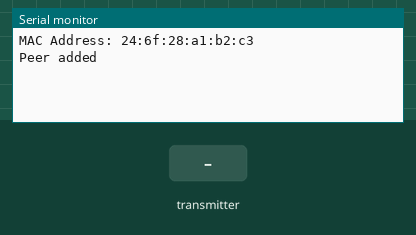
The program below on a simulated ESP32. Shown: the last lines printed to the serial monitor. The inputs (shaded band) are chosen by the test bench.

Above: at 6.2 s.
6.3 s: the transmitter starts sending receivedNumber = 0
At 6.61 s:
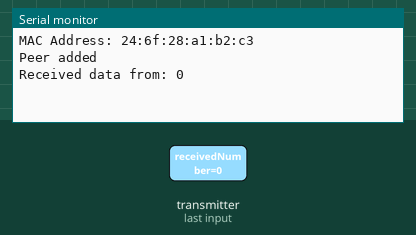
8.3 s: the transmitter starts sending receivedNumber = 1024
At 8.61 s:
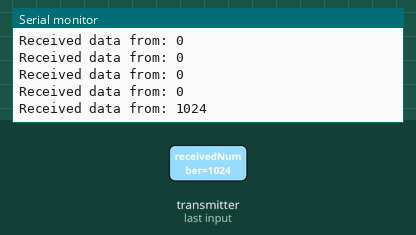

Measured:
- after the input at 6.3 s, the serial monitor: prints a new line at once (image 1)
- after the input at 8.3 s, the serial monitor: prints a new line at once (image 2)

The program:

main.cpp
```cpp
//Mac Adresse Remote: 30:C9:22:EC:BE:AC
#include <Arduino.h>
#include <WiFi.h>
#include <esp_now.h>
#include <esp_wifi.h>
int answer = 5;

uint8_t remoteMac[6] = {0x30, 0xC9, 0x22, 0xEC, 0xB9, 0x80};
void readMacAdress();
void onDataReceive(const uint8_t * mac, const uint8_t * data, int len) {
  Serial.print("Received data from: ");
  int receivedNumber;
  memcpy(&receivedNumber, data, sizeof(receivedNumber));
  Serial.println(receivedNumber);
  if (receivedNumber == 3) {
    esp_err_t result = esp_now_send(remoteMac, (uint8_t *) &answer, sizeof(answer));
    if (result == ESP_OK) {
      Serial.println("Sent with success");
    } else {
      Serial.println("Error sending the data");
    }
  }
}

void setup() {
  Serial.begin(9600);
  delay(5000);
  readMacAdress();
  WiFi.mode(WIFI_STA);
  if (esp_now_init() != ESP_OK) {
    Serial.println("Error initializing ESP-NOW");
    return;
  }
  esp_now_register_recv_cb(onDataReceive);
  esp_now_peer_info_t peerInfo;
  memset(&peerInfo, 0, sizeof(peerInfo));
  memcpy(peerInfo.peer_addr, remoteMac, 6);
  peerInfo.channel = 0;
  peerInfo.encrypt = false;
  esp_err_t addPeerResult = esp_now_add_peer(&peerInfo);
  if (esp_now_add_peer(&peerInfo) != ESP_OK) {
    Serial.println("Failed to add peer");
    Serial.println(addPeerResult);
    return;
  }else{
    Serial.println("Peer added");
  }
}

void loop() {

}

void readMacAdress(){
  uint8_t mac[6];
  esp_read_mac(mac, ESP_MAC_WIFI_STA);
  Serial.printf("MAC Address: %02x:%02x:%02x:%02x:%02x:%02x\n", mac[0], mac[1], mac[2], mac[3], mac[4], mac[5]);
}
```
